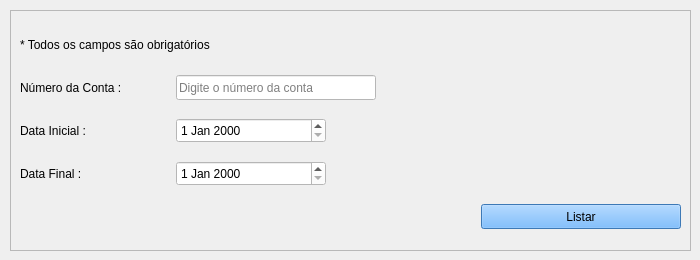
         <widget class="QWidget" name="tab_consultaTransacoes">
          <attribute name="title">
           <string>Consultar Transações</string>
          </attribute>
          <widget class="QFrame" name="frame_consultaTransacoes">
           <property name="geometry">
            <rect>
             <x>10</x>
             <y>10</y>
             <width>681</width>
             <height>241</height>
            </rect>
           </property>
           <property name="frameShape">
            <enum>QFrame::StyledPanel</enum>
           </property>
           <property name="frameShadow">
            <enum>QFrame::Raised</enum>
           </property>
           <layout class="QGridLayout" name="gridLayout_9">
            <item row="1" column="1" colspan="2">
             <widget class="QLineEdit" name="lineEdit_transacaoNumConta">
              <property name="minimumSize">
               <size>
                <width>200</width>
                <height>25</height>
               </size>
              </property>
              <property name="maximumSize">
               <size>
                <width>200</width>
                <height>25</height>
               </size>
              </property>
              <property name="styleSheet">
               <string notr="true">background-color: rgb(255, 255, 255);
font: 12pt &quot;Segoe UI&quot;;</string>
              </property>
              <property name="placeholderText">
               <string>Digite o número da conta</string>
              </property>
             </widget>
            </item>
            <item row="5" column="0" colspan="3">
             <spacer name="horizontalSpacer_7">
              <property name="orientation">
               <enum>Qt::Horizontal</enum>
              </property>
              <property name="sizeHint" stdset="0">
               <size>
                <width>128</width>
                <height>25</height>
               </size>
              </property>
             </spacer>
            </item>
            <item row="4" column="0">
             <widget class="QLabel" name="label_titTransacaoDataFinal">
              <property name="minimumSize">
               <size>
                <width>150</width>
                <height>25</height>
               </size>
              </property>
              <property name="maximumSize">
               <size>
                <width>150</width>
                <height>25</height>
               </size>
              </property>
              <property name="styleSheet">
               <string notr="true">font: 12pt &quot;Segoe UI&quot;;</string>
              </property>
              <property name="text">
               <string>Data Final :</string>
              </property>
              <property name="alignment">
               <set>Qt::AlignJustify|Qt::AlignVCenter</set>
              </property>
             </widget>
            </item>
            <item row="0" column="0" colspan="2">
             <widget class="QLabel" name="label_15">
              <property name="minimumSize">
               <size>
                <width>0</width>
                <height>25</height>
               </size>
              </property>
              <property name="maximumSize">
               <size>
                <width>16777215</width>
                <height>25</height>
               </size>
              </property>
              <property name="text">
               <string>* Todos os campos são obrigatórios</string>
              </property>
             </widget>
            </item>
            <item row="1" column="0">
             <widget class="QLabel" name="label_titTransacaoNumConta">
              <property name="minimumSize">
               <size>
                <width>150</width>
                <height>25</height>
               </size>
              </property>
              <property name="maximumSize">
               <size>
                <width>150</width>
                <height>25</height>
               </size>
              </property>
              <property name="styleSheet">
               <string notr="true">font: 12pt &quot;Segoe UI&quot;;</string>
              </property>
              <property name="text">
               <string>Número da Conta :</string>
              </property>
              <property name="alignment">
               <set>Qt::AlignJustify|Qt::AlignVCenter</set>
              </property>
             </widget>
            </item>
            <item row="5" column="3">
             <widget class="QPushButton" name="pushButton_listarTransacoes">
              <property name="enabled">
               <bool>true</bool>
              </property>
              <property name="minimumSize">
               <size>
                <width>200</width>
                <height>25</height>
               </size>
              </property>
              <property name="maximumSize">
               <size>
                <width>200</width>
                <height>25</height>
               </size>
              </property>
              <property name="autoFillBackground">
               <bool>false</bool>
              </property>
              <property name="styleSheet">
               <string notr="true">background-color: rgb(85, 170, 255);
font: 12pt &quot;Segoe UI&quot;;</string>
              </property>
              <property name="text">
               <string>Listar</string>
              </property>
             </widget>
            </item>
            <item row="2" column="0">
             <widget class="QLabel" name="label_titTransacaoDataInicial">
              <property name="minimumSize">
               <size>
                <width>150</width>
                <height>25</height>
               </size>
              </property>
              <property name="maximumSize">
               <size>
                <width>150</width>
                <height>25</height>
               </size>
              </property>
              <property name="styleSheet">
               <string notr="true">font: 12pt &quot;Segoe UI&quot;;</string>
              </property>
              <property name="text">
               <string>Data Inicial :</string>
              </property>
              <property name="alignment">
               <set>Qt::AlignJustify|Qt::AlignVCenter</set>
              </property>
             </widget>
            </item>
            <item row="2" column="1">
             <widget class="QDateEdit" name="dateEdit_transacaoDataInicial">
              <property name="minimumSize">
               <size>
                <width>150</width>
                <height>25</height>
               </size>
              </property>
              <property name="maximumSize">
               <size>
                <width>200</width>
                <height>25</height>
               </size>
              </property>
              <property name="styleSheet">
               <string notr="true">background-color: rgb(255, 255, 255);
font: 12pt &quot;Segoe UI&quot;;</string>
              </property>
             </widget>
            </item>
            <item row="4" column="1">
             <widget class="QDateEdit" name="dateEdit_transacaoDataFinal">
              <property name="minimumSize">
               <size>
                <width>150</width>
                <height>25</height>
               </size>
              </property>
              <property name="maximumSize">
               <size>
                <width>200</width>
                <height>25</height>
               </size>
              </property>
              <property name="styleSheet">
               <string notr="true">background-color: rgb(255, 255, 255);
font: 12pt &quot;Segoe UI&quot;;</string>
              </property>
             </widget>
            </item>
           </layout>
          </widget>
         </widget>
